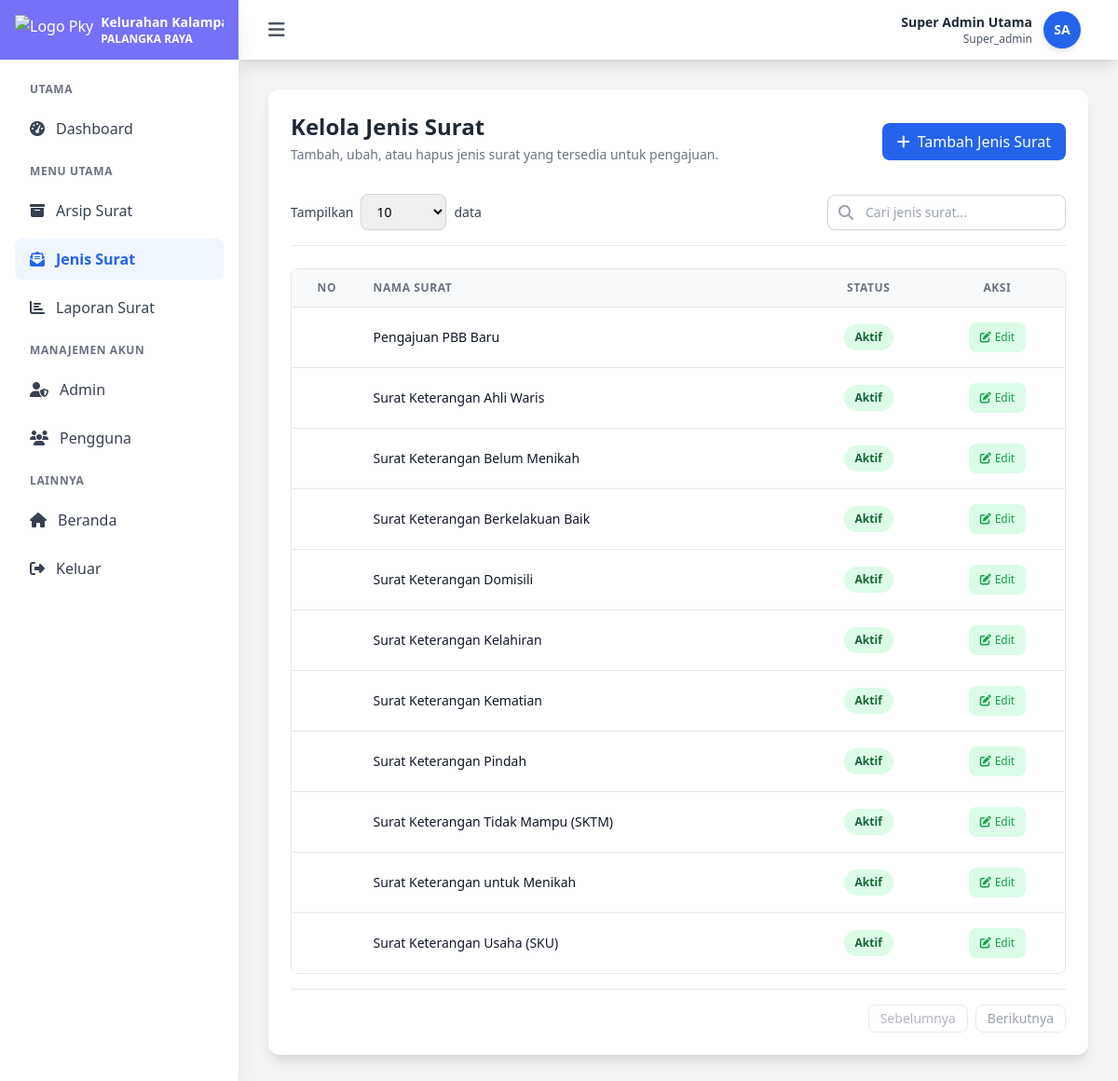
The app's page /admin/jenis_surat.php (signed in) with its own data.
### tables this page shows
CREATE TABLE `jenis_surat` (
  `id_jenis_surat` int(11) NOT NULL,
  `nama_surat` varchar(255) DEFAULT NULL,
  `is_active` tinyint(1) NOT NULL DEFAULT 1
);

### config.php (called while the page is built, shortened)
<?php
class Database {
    private static $connection = null;
    public static function connect() {
        if (self::$connection === null) {
            try {
                self::$connection = new PDO(
                    "mysql:host=" . DB_HOST . ";dbname=" . DB_NAME . ";charset=utf8mb4",
                    DB_USER,
                    DB_PASS,
                    [
                        PDO::ATTR_ERRMODE => PDO::ERRMODE_EXCEPTION,
                        PDO::ATTR_DEFAULT_FETCH_MODE => PDO::FETCH_ASSOC,
                        PDO::ATTR_EMULATE_PREPARES => false
                    ]
                );
            } catch (PDOException $e) {
                die("Koneksi database gagal: " . $e->getMessage());
            }
        }
        return self::$connection;
    }
    public static function query($sql, $params = []) {
        $stmt = self::connect()->prepare($sql);
        $stmt->execute($params);
        return $stmt;
    }
}
class Session {
    public static function get($key, $default = null) {
        return $_SESSION[$key] ?? $default;
    }
    public static function getAdminId() {
        return self::get('admin_id');
    }
}
?>

### admin/jenis_surat.php (the view, shortened to what this page needs)
<?php
require_once '../config.php';
$adminId = Session::getAdminId();
$admin = Database::query("SELECT * FROM admin WHERE admin_id = ?", [$adminId])->fetch();
$jenisSuratList = Database::query("SELECT * FROM jenis_surat ORDER BY nama_surat ASC")->fetchAll();
$body_class = '';
$body_class .= ' no-transition';
?>
<!DOCTYPE html>
<html lang="id">
<head>
    <script src="https://cdn.tailwindcss.com"></script>
    <link href="https://cdnjs.cloudflare.com/ajax/libs/font-awesome/6.4.0/css/all.min.css" rel="stylesheet">
    <link rel="stylesheet" href="https://cdn.jsdelivr.net/npm/sweetalert2@11/dist/sweetalert2.min.css">
</head>
<body class="bg-gray-100 <?= trim($body_class) ?>">
    <div class="flex">
        <?php require_once 'sidebar_admin.php'; ?>
        <div id="main-content-wrapper" class="flex-1 min-h-screen flex flex-col" style="min-width: 0;">
            <?php require_once 'navbar_admin.php'; ?>
            <main class="pt-20 sm:pt-24 px-4 sm:px-5 md:px-6 lg:px-8 pb-8 flex-grow">
                <div class="bg-white rounded-xl shadow-lg p-4 sm:p-5 lg:p-6">
                    <div class="flex flex-col lg:flex-row justify-between lg:items-center mb-6 gap-4">
                        <div>
                            <h2 class="text-2xl font-bold text-gray-800">Kelola Jenis Surat</h2>
                            <p class="text-sm text-gray-500 mt-1 mb-2">Tambah, ubah, atau hapus jenis surat yang tersedia untuk pengajuan.</p>
                        </div>
                        <button onclick="showModal('add')" class="w-full lg:w-auto bg-blue-600 text-white px-4 py-2 rounded-lg hover:bg-blue-700">
                            <i class="fas fa-plus mr-2"></i>Tambah Jenis Surat
                        </button>
                    </div>
                    <div class="flex flex-col lg:flex-row justify-between items-start lg:items-center mb-6 border-b pb-4 gap-4">
                        <div class="flex items-center space-x-2">
                            <label for="tableEntries" class="text-sm font-medium text-gray-700">Tampilkan</label>
                            <select id="tableEntries" onchange="changeEntries()" class="border border-gray-300 rounded-lg shadow-sm text-sm py-2 px-3 focus:ring-blue-500 focus:border-blue-500">
                                <option value="10">10</option>
                            </select>
                            <span class="text-sm font-medium text-gray-700">data</span>
                        </div>
                        <div class="relative w-full lg:w-auto">
                            <input type="text" id="tableSearch" onkeyup="filterTable()" placeholder="Cari jenis surat..." class="w-full lg:w-64 px-4 py-2 border border-gray-300 rounded-lg shadow-sm focus:ring-blue-500 focus:border-blue-500 text-sm pl-10">
                            <i class="fas fa-search absolute left-3 top-1/2 transform -translate-y-1/2 text-gray-400"></i>
                        </div>
                    </div>
                    <?php if (count($jenisSuratList) > 0): ?>
                    <div id="tableContainer" class="overflow-x-auto relative border rounded-lg">
                        <table id="myTable" class="min-w-full divide-y divide-gray-200">
                            <thead class="bg-gray-50 sticky top-0 z-10">
                                <tr>
                                    <th class="px-3 py-3 text-center text-xs font-bold text-gray-500 uppercase tracking-wider">No</th>
                                    <th class="px-3 py-3 text-left text-xs font-bold text-gray-500 uppercase tracking-wider">Nama Surat</th>
                                    <th class="px-3 py-3 text-center text-xs font-bold text-gray-500 uppercase tracking-wider">Status</th>
                                    <th class="px-3 py-3 text-center text-xs font-bold text-gray-500 uppercase tracking-wider">Aksi</th>
                                </tr>
                            </thead>
                            <tbody class="bg-white divide-y divide-gray-200" id="tableBody">
                                <?php foreach ($jenisSuratList as $item): ?>
                                <tr class="hover:bg-gray-50">
                                    <td class="px-3 py-4 text-sm text-gray-600 text-center align-middle"></td>
                                    <td class="px-3 py-4 text-sm font-normal text-gray-900 align-middle"><?= htmlspecialchars($item['nama_surat']) ?></td>
                                    <td class="px-3 py-4 text-center align-middle">
                                        <?php if ($item['is_active']): ?>
                                            <span class="px-3 py-1 inline-flex text-xs leading-5 font-semibold rounded-full bg-green-100 text-green-800 whitespace-nowrap">Aktif</span>
                                        <?php else: ?>
                                            <span class="px-3 py-1 inline-flex text-xs leading-5 font-semibold rounded-full bg-red-100 text-red-800 whitespace-nowrap">Tidak Aktif</span>
                                        <?php endif; ?>
                                    </td>
                                    <td class="px-3 py-4 text-center align-middle">
                                        <button onclick='editModal(<?= json_encode($item) ?>)' title="Edit" class="inline-flex items-center px-3 py-2 bg-green-100 hover:bg-green-600 text-green-600 hover:text-white rounded-lg transition duration-200 text-xs font-medium"><i class="fas fa-edit mr-1"></i>Edit</button>
                                    </td>
                                </tr>
                                <?php endforeach; ?>
                            </tbody>
                        </table>
                    </div>
                    <div id="paginationContainer" class="flex flex-col sm:flex-row justify-between items-center pt-4 mt-4 border-t border-gray-200 gap-4 sm:gap-0">
                        <div class="flex space-x-1" id="paginationControls">
                            <button id="prevBtn" onclick="changePage(currentPage - 1)" disabled class="px-3 py-1 border border-gray-300 rounded-lg text-gray-500 bg-white hover:bg-gray-100 text-sm disabled:opacity-50 disabled:cursor-not-allowed">
                                <span class="hidden lg:inline">Sebelumnya</span>
                            </button>
                            <button id="nextBtn" onclick="changePage(currentPage + 1)" disabled class="px-3 py-1 border border-gray-300 rounded-lg text-gray-700 bg-white hover:bg-gray-100 text-sm disabled:opacity-50 disabled:cursor-not-allowed">
                                <span class="hidden lg:inline">Berikutnya</span>
                            </button>
                        </div>
                    </div>
                    <?php endif; ?>
                </div>
            </main>
        </div>
    </div>
</body>
</html>

### admin/sidebar_admin.php (shortened to what this page needs)
<?php
if (!function_exists('getInitials')) {
    function getInitials($name) {
        $words = explode(' ', $name);
        $initials = '';
        if (count($words) >= 2) {
            $initials = strtoupper(substr($words[0], 0, 1) . substr($words[1], 0, 1));
        } else if (!empty($words[0])) {
            $initials = strtoupper(substr($words[0], 0, 2));
        }
        return $initials;
    }
}
$currentPage = basename($_SERVER['PHP_SELF']);
$activeClass = 'bg-blue-50 text-blue-600 font-semibold';
$inactiveClass = 'text-gray-700 hover:bg-gray-50';
?>
<div id="admin-sidebar" class="bg-white shadow-xl h-screen fixed top-0 left-0 z-40">
    <div class="text-white p-4 h-16 flex items-center justify-start sidebar-header" style="background-color: #7571f9;">
        <div class="flex items-center space-x-2 overflow-hidden sidebar-logo-container">
            <img src="../assets/img/logopky.gif" alt="Logo Pky" class="h-8 w-auto flex-shrink-0 sidebar-logo-img">
            <div class="leading-none flex-grow sidebar-logo-text">
                <h2 class="text-sm font-bold whitespace-nowrap">Kelurahan Kalampangan</h2>
                <p class="text-xs font-bold whitespace-nowrap">PALANGKA RAYA</p>
            </div>
        </div>
    </div>
    <div id="sidebar-content-container" class="p-4 overflow-y-auto" style="height: calc(100vh - 4rem);">
        <nav class="flex flex-col gap-2 sidebar-menu-container">
            <h3 class="px-4 pt-2 pb-1 text-xs font-semibold text-gray-500 uppercase tracking-wider sidebar-text sidebar-group-title">UTAMA</h3>
            <a href="dashboard.php" class="flex items-center px-4 py-2.5 rounded-lg nav-link-item <?= $currentPage == 'dashboard.php' ? $activeClass : $inactiveClass ?>">
                <i class="fas fa-tachometer-alt sidebar-icon mr-3"></i><span class="sidebar-text">Dashboard</span>
            </a>
            <h3 class="px-4 pt-2 pb-1 text-xs font-semibold text-gray-500 uppercase tracking-wider sidebar-text sidebar-group-title">MENU UTAMA</h3>
            <a href="arsip_surat.php" class="flex items-center px-4 py-2.5 rounded-lg nav-link-item <?= $currentPage == 'arsip_surat.php' ? $activeClass : $inactiveClass ?>">
                <i class="fas fa-archive sidebar-icon mr-3"></i><span class="sidebar-text">Arsip Surat</span>
            </a>
            <?php if ($admin['role'] === 'super_admin'):  ?>
            <a href="jenis_surat.php" class="flex items-center px-4 py-2.5 rounded-lg nav-link-item <?= $currentPage == 'jenis_surat.php' ? $activeClass : $inactiveClass ?>">
                <i class="fas fa-envelope-open-text sidebar-icon mr-3"></i><span class="sidebar-text">Jenis Surat</span>
            </a>
            <?php endif; ?>
            <a href="laporan.php" class="flex items-center px-4 py-2.5 rounded-lg nav-link-item <?= $currentPage == 'laporan.php' ? $activeClass : $inactiveClass ?>">
                <i class="fas fa-chart-bar sidebar-icon mr-3"></i><span class="sidebar-text">Laporan Surat</span>
            </a>
            <h3 class="px-4 pt-2 pb-1 text-xs font-semibold text-gray-500 uppercase tracking-wider sidebar-text sidebar-group-title">MANAJEMEN AKUN</h3>
            <?php if (in_array($admin['role'], ['super_admin', 'admin'])): ?>
            <a href="admin_users.php" class="flex items-center px-4 py-2.5 rounded-lg nav-link-item <?= $currentPage == 'admin_users.php' ? $activeClass : $inactiveClass ?>">
                <i class="fas fa-user-shield sidebar-icon mr-3"></i><span class="sidebar-text">Admin</span>
            </a>
            <?php endif; ?>
            <a href="users.php" class="flex items-center px-4 py-2.5 rounded-lg nav-link-item <?= $currentPage == 'users.php' ? $activeClass : $inactiveClass ?>">
                <i class="fas fa-users sidebar-icon mr-3"></i><span class="sidebar-text">Pengguna</span>
            </a>
            <h3 class="px-4 pt-2 pb-1 text-xs font-semibold text-gray-500 uppercase tracking-wider sidebar-text sidebar-group-title">LAINNYA</h3>
            <a href="../" class="flex items-center px-4 py-2.5 rounded-lg nav-link-item <?= $inactiveClass ?>"><i class="fas fa-home sidebar-icon mr-3"></i><span class="sidebar-text">Beranda</span></a>
            <a href="../logout.php" class="flex items-center px-4 py-2.5 rounded-lg nav-link-item <?= $inactiveClass ?>">
                <i class="fas fa-sign-out-alt sidebar-icon mr-3"></i><span class="sidebar-text">Keluar</span>
            </a>
        </nav>
    </div>
</div>

### admin/navbar_admin.php (shortened to what this page needs)
<nav class="bg-white shadow-lg z-20" id="admin-navbar">
    <div class="px-4 md:px-8">
        <div class="flex justify-between items-center h-16">
            <div class="flex items-center space-x-3 text-gray-800 h-full">
                <button id="sidebar-toggle-desktop" class="text-gray-600 hover:text-gray-900 focus:outline-none"><i class="fas fa-bars text-xl"></i></button>
            </div>
            <div class="relative flex items-center" x-data="{ open: false }" @click.outside="open = false">
                <button @click="open = !open" class="flex items-center focus:outline-none p-2 rounded-lg hover:bg-gray-50">
                    <div class="text-gray-800 text-right hidden sm:block mr-3">
                        <p class="font-semibold text-sm"><?= htmlspecialchars($admin['nama']) ?></p>
                        <p class="text-xs text-gray-600"><?= htmlspecialchars(ucfirst($admin['role'])) ?></p>
                    </div>
                    <div class="w-10 h-10 rounded-full bg-blue-600 flex items-center justify-center text-white font-bold text-sm flex-shrink-0 shadow-md">
                        <?= getInitials($admin['nama']) ?>
                    </div>
                </button>
            </div>
        </div>
    </div>
</nav>

### admin/sidebar_admin.php (style rules this page uses)
html { overflow-y: scroll; scrollbar-width: none; -ms-overflow-style: none; }
#admin-sidebar { width: 256px; }
#main-content-wrapper { margin-left: 256px; }
#admin-navbar { width: calc(100% - 256px); left: 256px; position: fixed; }

### records on screen
jenis_surat: nama_surat "Pengajuan PBB Baru", is_active "Aktif"
jenis_surat: nama_surat "Surat Keterangan Ahli Waris", is_active "Aktif"
jenis_surat: nama_surat "Surat Keterangan Belum Menikah", is_active "Aktif"
jenis_surat: nama_surat "Surat Keterangan Berkelakuan Baik", is_active "Aktif"
jenis_surat: nama_surat "Surat Keterangan Domisili", is_active "Aktif"
jenis_surat: nama_surat "Surat Keterangan Kelahiran", is_active "Aktif"
jenis_surat: nama_surat "Surat Keterangan Kematian", is_active "Aktif"
jenis_surat: nama_surat "Surat Keterangan Pindah", is_active "Aktif"
jenis_surat: nama_surat "Surat Keterangan Tidak Mampu (SKTM)", is_active "Aktif"
jenis_surat: nama_surat "Surat Keterangan untuk Menikah", is_active "Aktif"
jenis_surat: nama_surat "Surat Keterangan Usaha (SKU)", is_active "Aktif"

### other values on screen
$admin['nama'] "Super Admin Utama"
$admin['role'] "Super_admin"
getInitials($admin['nama']) "SA"
